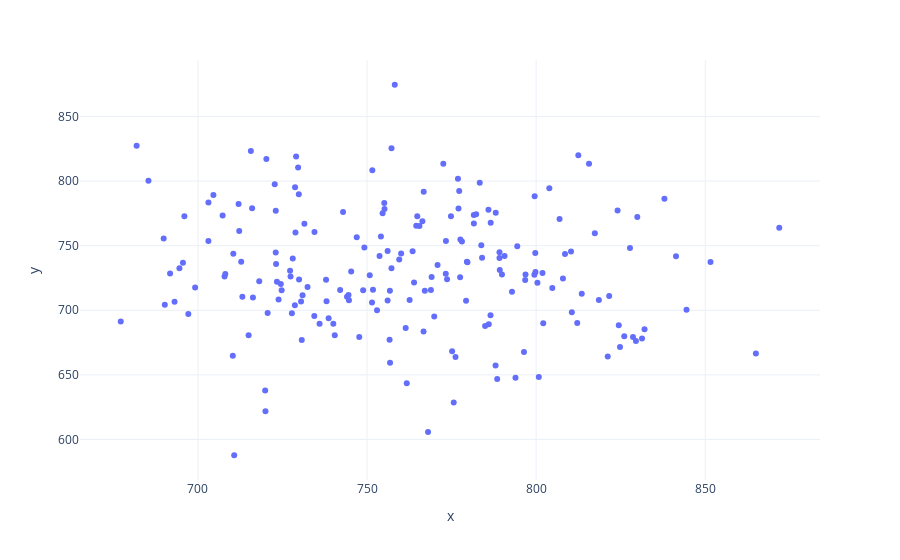

Notebook cell for this chart:
### Code cell
# reverse_cs(out.y_true, scale_dict['y1'])
px.scatter(out, x = 'y_true', y = 'y_pred')

### Figure 1 — Plotly figure (JSON) as saved in the notebook; plotly's stock layout.template omitted (floating-point values rounded to 4 significant figures; data arrays with more than 128 entries replaced by an {"elided": "..."} marker saying what was removed)
{"data": [{"hovertemplate": "x=%{x}<br>y=%{y}<extra></extra>", "legendgroup": "", "marker": {"color": "#636efa", "symbol": "circle"}, "mode": "markers", "name": "", "orientation": "v", "showlegend": false, "type": "scatter", "x": {"elided": "194 float values"}, "xaxis": "x", "y": {"elided": "194 float values"}, "yaxis": "y"}], "layout": {"legend": {"tracegroupgap": 0}, "margin": {"t": 60}, "xaxis": {"anchor": "y", "domain": [0, 1], "title": {"text": "x"}}, "yaxis": {"anchor": "x", "domain": [0, 1], "title": {"text": "y"}}}}
